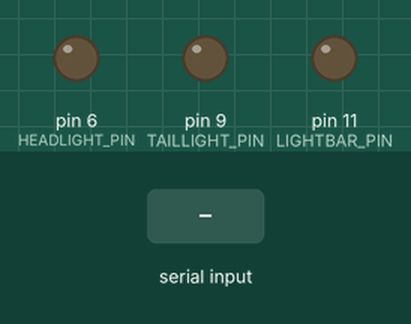
This sketch was run on a simulated Arduino Uno, built with avr-gcc and run on an emulated ATmega328P. Shown: output pins drawn as LEDs (lit = HIGH). The inputs (shaded band) are chosen by the test bench.

Above: at 1.2 s.
1.3 s: "F 45\n" received over Serial
At 1.7 s:
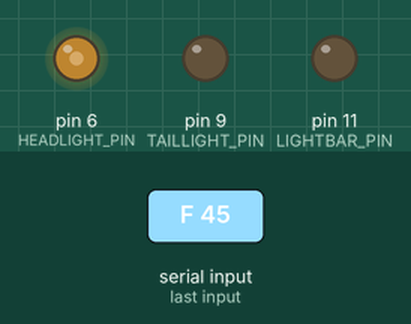
2.8 s: "L 45\n" received over Serial
At 4.0 s:
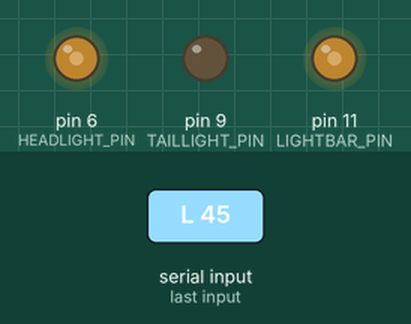
4.3 s: "T 45\n" received over Serial
At 5.2 s:
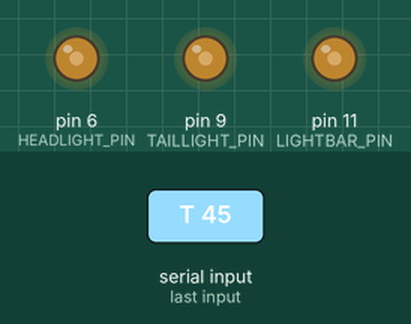
Timing chart, 0 to 7.3 s (numbered marks = the images above; inputs shaded):
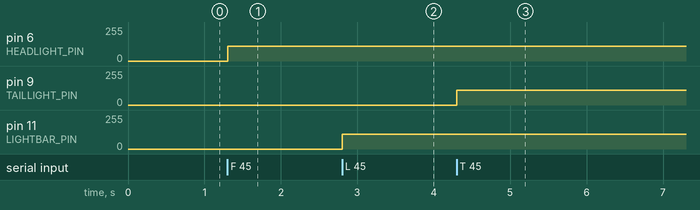

The sketch:

lights.ino
```cpp
#include <string.h>

#define HEADLIGHT_PIN 6
#define TAILLIGHT_PIN 9
#define LIGHTBAR_PIN 11
#define MAX_BRIGHTNESS 250

// Commands
String cmd = "";
#define MAX_CMD_LENGTH 30
char line[MAX_CMD_LENGTH];

void setup() {
  Serial.begin(19200);
  pinMode(HEADLIGHT_PIN, OUTPUT);
}

void ReadLine() {
  // Set the current byte index
  static byte idx = 0;

  // While the serial connection is available read the bytes
  while (Serial.available()) {
    // Get the current character
    char current_char = Serial.read();

    if (current_char == '\n') {
      // If the current character is a newline, reset the line, current character index, and run the command
      line[idx] = "\0";
      idx = 0;
      RunCommand(line);
    } else if (idx < MAX_CMD_LENGTH - 1) {
      // If we are less than the max character count, add the character to our char array
      line[idx++] = current_char;
    }
  }
}

void RunCommand(char* cmd) {
  // Get a set of characters before the first space
  char* op = strtok(cmd, " ");
  if (!op) return;

  // Get the next set of characters before a space starting from where we left off
  char* value = strtok(NULL, " ");
  if (!value) return;

  double percentage = atof(value) / 100;
  int brightness = constrain(percentage * MAX_BRIGHTNESS, 0, MAX_BRIGHTNESS);


  if (op[0] == 'F') {
    // Do something with front lights
    analogWrite(HEADLIGHT_PIN, brightness);
  } else if (op[0] == 'L') {
    analogWrite(LIGHTBAR_PIN, brightness);
    // Do something with offroad light bar
  } else if (op[0] == 'T') {
    analogWrite(TAILLIGHT_PIN, brightness);
    // Do something with tail lights
  } else {
    // Turn all lights off
    analogWrite(HEADLIGHT_PIN, 0);
    analogWrite(TAILLIGHT_PIN, 0);
    analogWrite(LIGHTBAR_PIN, 0);
  }
}

void loop() {
  ReadLine();
}
```

Measured:
- after the input at 1.3 s, pin 6 (HEADLIGHT_PIN): 0/255 → 112/255 at once
- after the input at 2.8 s, pin 11 (LIGHTBAR_PIN): 0/255 → 112/255 at once
- after the input at 4.3 s, pin 9 (TAILLIGHT_PIN): 0/255 → 112/255 at once
